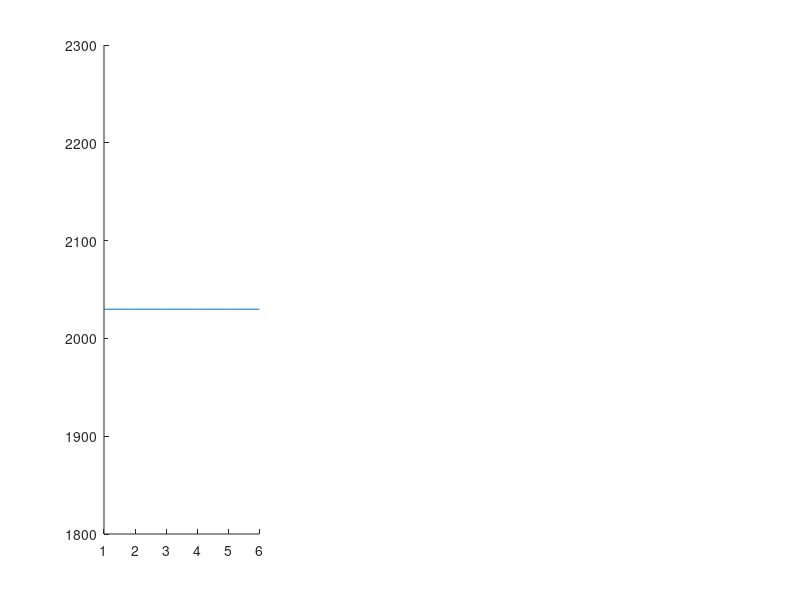

MATLAB code for this plot: (Note: this script raises an error after producing the figure.)
figure();
subplot(1,3,1);
hold on
m_values=[1,2,3,4,5,6];
nll = -2029.864;
plot(m_values,-nll*ones(size(m_values)));
plot(m_values,ml);

scatter(reshape(repmat(m_values,10,1),60,1),reshape(lb_table,60,1),'gx');
set(gca,'XTick',[1 2 3 4 5 6]);
set(gca,'XTickLabel',[10 20 40 80 160 320]);
legend('fullGP','exact','Var LB')
ylabel('marginal log lkhd')
xlabel('m')
hold off

subplot(1,3,2);
hold on
plot(m_values,nld);
plot(m_values,naive_nld_table);
scatter(reshape(repmat(m_values,10,1),60,1),reshape(rff_nld_table,60,1),'x');
set(gca,'XTick',[1 2 3 4 5 6]);
set(gca,'XTickLabel',[10 20 40 80 160 320]);
legend('exact','Nystrom NLD UB','RFF NLD UB')
ylabel('NLD')
xlabel('m')
hold off

subplot(1,3,3);
hold on
plot(m_values,nip);
plot(m_values,cg_obj_table);
plot(m_values,pcg_obj_table);
plot(m_values,pcg_objf_table);
plot(m_values,pcg_objp_table);
set(gca,'XTick',[1 2 3 4 5 6]);
set(gca,'XTickLabel',[10 20 40 80 160 320]);
legend('exact','CG','PCG Nys','PCG FIC','PCG PIC')
xlabel('m')
ylabel('NIP')
hold off
